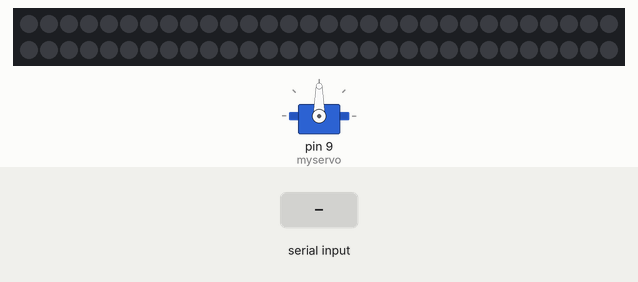
This sketch was run on a simulated Arduino Uno, built with avr-gcc and run on an emulated ATmega328P. Parts: servo, 60 RGB LEDs in strip order, left to right, continuing on the next row. The inputs (shaded band) are chosen by the test bench. Dim RGB values are drawn brighter than linear; colours are those a GRB WS2812 strip shows for the declared byte order; the modem accepts every AT command (registered, SIM ready, sends succeed) and sends nothing else.

Above: at 2.2 s.
2.3 s: "1" received over Serial
At 2.31 s:
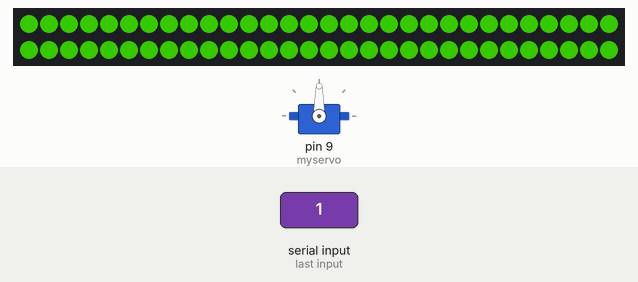
3.8 s: "3" received over Serial
Timing chart, 0 to 6.8 s (numbered marks = the images above; inputs shaded):
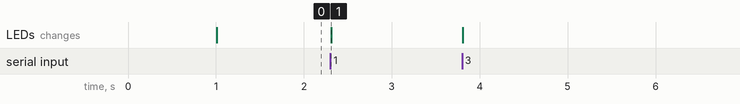

Measured:
- after the input at 2.3 s, the LEDs: change at once (image 1)

The sketch:

finalV3.ino
```cpp
#include "FastLED.h"                                          // FastLED library.
#include <SoftwareSerial.h>
#include <Wire.h>
//#include "DFRobot_TCS34725.h"
#include <Servo.h>
#include <time.h>
//灯光
#define LED_DT 3                                             // Data pin to connect to the strip.
#define COLOR_ORDER BGR                                      // It's GRB for WS2812 and BGR for APA102.
#define LED_TYPE WS2812                                       // Using APA102, WS2812, WS2801. Don't forget to modify LEDS.addLeds to suit.
#define NUM_LEDS 60                                           // Number of LED's.
//int *mode_serial;
int *tep_rec;
uint8_t max_bright = 128;                                     // Overall brightness definition. It can be changed on the fly.
struct CRGB leds[NUM_LEDS];
int *pos;
int *count;
//声音
SoftwareSerial voiceserial(10, 11);
int *mode_serial;

//颜色传感
//DFRobot_TCS34725 tcs = DFRobot_TCS34725(&Wire, TCS34725_ADDRESS,TCS34725_INTEGRATIONTIME_50MS, TCS34725_GAIN_4X);


//舵机
Servo myservo;


  void setup() {
  myservo.attach(9);
  voiceserial.begin(9600);
  Serial.begin(9600);                                        // Initialize serial port for debugging.
  delay(1000);                                                // Soft startup to ease the flow of electrons.
  volume(0x1A);
  LEDS.addLeds<LED_TYPE, LED_DT, COLOR_ORDER>(leds, NUM_LEDS);         // For WS2812B


  FastLED.setBrightness(max_bright);
  FastLED.setMaxPowerInVoltsAndMilliamps(5, 500);               // FastLED Power management set at 5V, 500mA
  //myservo.attach(9);
  *pos = 0;
  //*mode_serial = 0;
  *tep_rec = 0;
}


void loop(){

  *mode_serial = Serial.read();
  //light_mode_4();

  if(*mode_serial == '1'){
    light_mode_2();
  }
    if(*mode_serial == '2'){
    light_mode_3();
  }
    if(*mode_serial == '3'){
    light_mode_4();
  }
  else{
      light_mode_1();
  }


  }


//mode1 默认 2 胜利 3 失败 4 平局
void light_mode_1(){
fill_solid(leds, 60, CHSV(150,255, 255));
//delay(500);
  FastLED.show();
}
void light_mode_2(){
  fill_solid(leds, 60, CHSV(110,255, 255));
  //delay(500);
  FastLED.show();

}
void light_mode_3(){
  fill_solid(leds, 60, CHSV(50,255, 100));
  //delay(200);
  FastLED.show();

}
void light_mode_4(){
  fill_solid(leds, 60, CHSV(170,255, 255));
  //delay(200);
  FastLED.show();

}
void light_mode_5(){
  fill_solid(leds, 60, CHSV(90,255, 255));
  FastLED.show();
  //delay(500);
}


void play(unsigned char Track)
{
  unsigned char play[6] = {0xAA,0x07,0x02,0x00,Track,Track+0xB3};//0xB3=0xAA+0x07+0x02+0x00,即最后一位为校验和
   voiceserial.write(play,6);
}
void volume( unsigned char vol)
{
  unsigned char volume[5] = {0xAA,0x13,0x01,vol,vol+0xBE};//0xBE=0xAA+0x13+0x01,即最后一位为校验和
     voiceserial.write(volume,5);
 }
```
